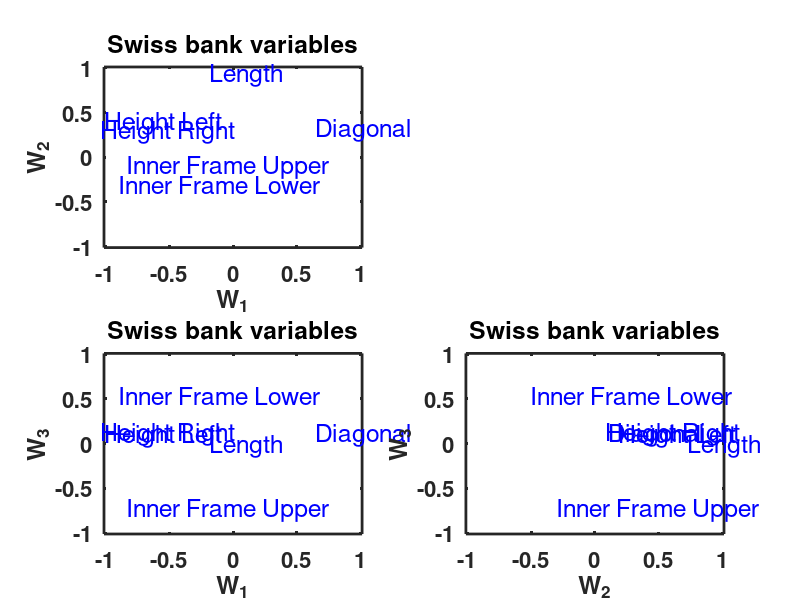
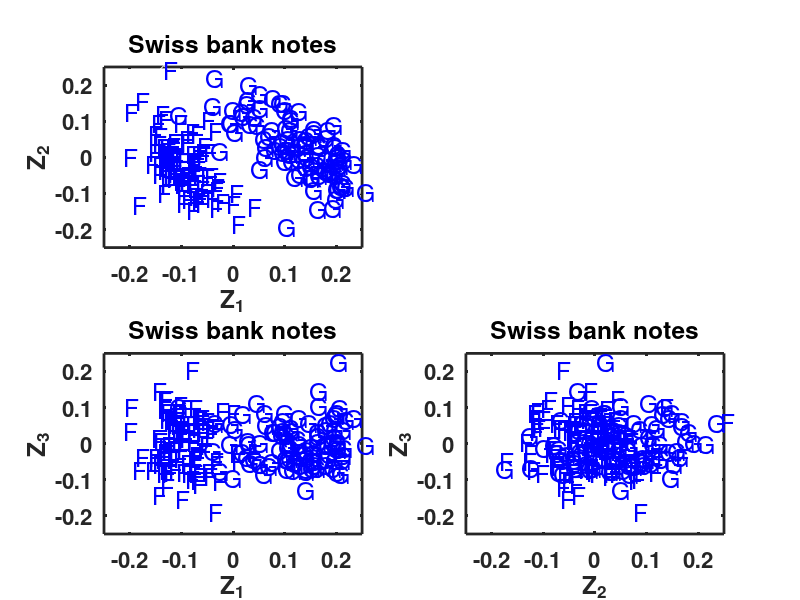
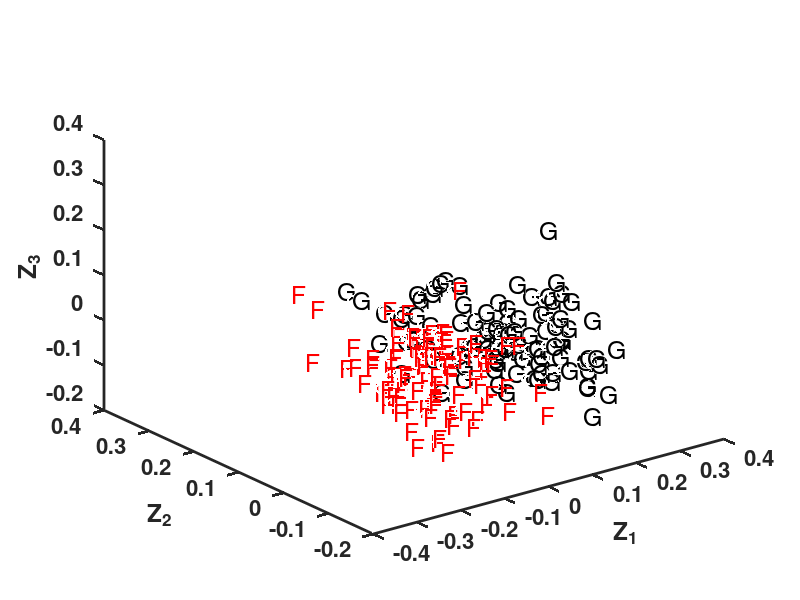

Recreate these plots in MATLAB, in order.

clear all
close all
clc

% load data
x        = load('bank2.dat');
[m,n]    = size(x);
xmeanm   = repmat((mean(x))',1,m);
stdvec   = sqrt((m-1)/m)*repmat(std(x)',1,m);

% transformation
x        = (x'-xmeanm)./stdvec;
x        = x'/sqrt(m);

% singular value decomposition
[U,S,V]  = svd(x);

% coordinates
w        = V(:,1:3)*S(1:3,1:3);
z        = U(:,1:3)*S(1:3,1:3);

% labels
a        = strvcat('Length','Height Left','Height Right','Inner Frame Lower','Inner Frame Upper','Diagonal');
lab      = cellstr(a);
b        = strvcat([repmat('G',100,1);repmat('F',100,1)]);
label    = cellstr(b);

%plot variables
figure(1)
subplot(2,2,1);
plot(w(:,1),w(:,2),'d', 'Color', 'white')
axis([-1.01 1.01  -1.01 1.01]);
xlabel('W_1','FontSize',16,'FontWeight','bold')
ylabel('W_2','FontSize',16,'FontWeight','bold')
title('Swiss bank variables','FontSize',16,'FontWeight','Bold')
for i=1:n
text(w(i,1)-0.2,w(i,2),lab(i),'FontSize',18, 'Color', 'blue')
end
set(gca,'FontSize',16,'LineWidth',2,'FontWeight','bold')

subplot(2,2,3);
plot(w(:,1),w(:,3),'d', 'Color', 'white')
axis([-1.01 1.01  -1.01 1.01]);
xlabel('W_1','FontSize',16,'FontWeight','bold')
ylabel('W_3','FontSize',16,'FontWeight','bold')
title('Swiss bank variables','FontSize',16,'FontWeight','Bold')
for i=1:n
text(w(i,1)-0.2,w(i,3),lab(i),'FontSize',18, 'Color', 'blue')
end
set(gca,'FontSize',16,'LineWidth',2,'FontWeight','bold')

subplot(2,2,4);
plot(w(:,2),w(:,3),'d', 'Color', 'white')
axis([-1.01 1.01  -1.01 1.01]);
xlabel('W_2','FontSize',16,'FontWeight','bold')
ylabel('W_3','FontSize',16,'FontWeight','bold')
title('Swiss bank variables','FontSize',16,'FontWeight','Bold')
for i=1:n
text(w(i,2)-0.2,w(i,3),lab(i),'FontSize',18, 'Color', 'blue')
end
set(gca,'FontSize',16,'LineWidth',2,'FontWeight','bold')

%plot bank notes
figure(2)
subplot(2,2,1);
plot(z(:,1),z(:,2),'d', 'Color', 'white')
axis([-0.25 0.25  -0.25 0.25]);
xlabel('Z_1','FontSize',16,'FontWeight','bold')
ylabel('Z_2','FontSize',16,'FontWeight','bold')
title('Swiss bank notes','FontSize',16,'FontWeight','Bold')
for i=1:m
text(z(i,1),z(i,2),label(i),'FontSize',18, 'Color', 'blue')
end
set(gca,'FontSize',16,'LineWidth',2,'FontWeight','bold')

subplot(2,2,3);
plot(z(:,1),z(:,3),'d', 'Color', 'white')
axis([-0.25 0.25  -0.25 0.25]);
xlabel('Z_1','FontSize',16,'FontWeight','bold')
ylabel('Z_3','FontSize',16,'FontWeight','bold')
title('Swiss bank notes','FontSize',16,'FontWeight','Bold')
for i=1:m
text(z(i,1),z(i,3),label(i),'FontSize',18, 'Color', 'blue')
end
set(gca,'FontSize',16,'LineWidth',2,'FontWeight','bold')

subplot(2,2,4);
plot(z(:,2),z(:,3),'d', 'Color', 'white')
axis([-0.25 0.25  -0.25 0.25]);
xlabel('Z_2','FontSize',16,'FontWeight','bold')
ylabel('Z_3','FontSize',16,'FontWeight','bold')
title('Swiss bank notes','FontSize',16,'FontWeight','Bold')
for i=1:m
text(z(i,2),z(i,3),label(i),'FontSize',18, 'Color', 'blue')
end
set(gca,'FontSize',16,'LineWidth',2,'FontWeight','bold')

% 3d scatter
figure(3)
plot3(z(:,1),z(:,2),z(:,3),'wo')
for i=1:100
text(z(i,1),z(i,2),z(i,3),label(i),'FontSize',18, 'Color', 'black')
end
for i=101:200
text(z(i,1),z(i,2),z(i,3),label(i),'FontSize',18, 'Color', 'red')
end
xlabel('Z_1','FontSize',16,'FontWeight','bold')
ylabel('Z_2','FontSize',16,'FontWeight','bold')
zlabel('Z_3','FontSize',16,'FontWeight','bold')
set(gca,'FontSize',16,'LineWidth',2,'FontWeight','bold')
